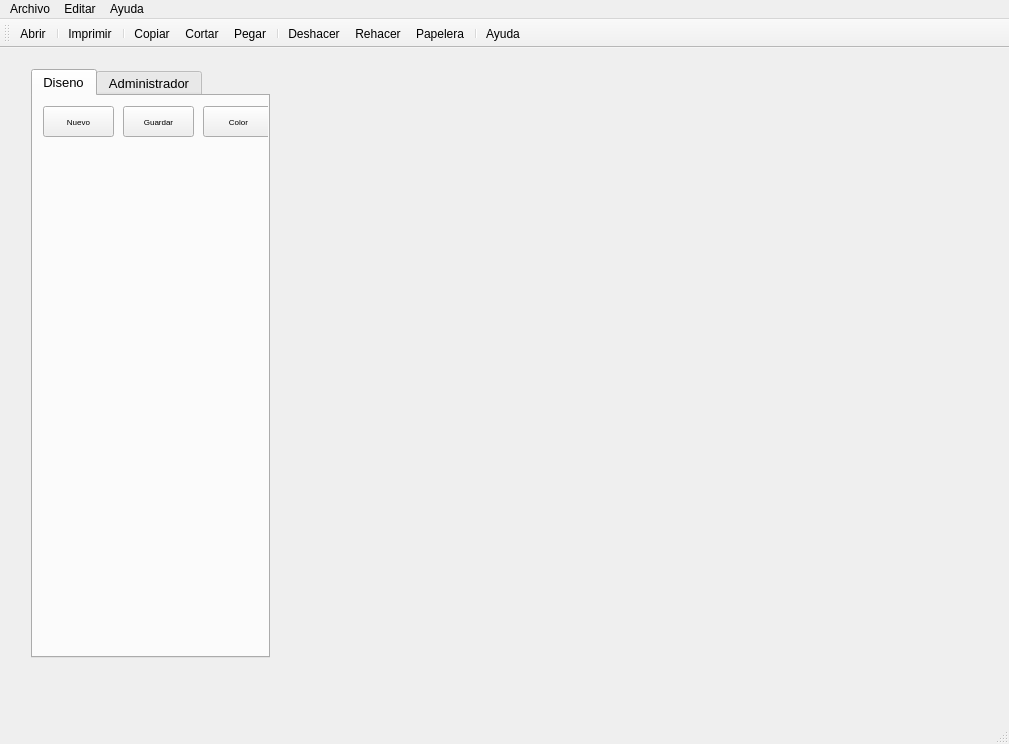
<?xml version="1.0" encoding="UTF-8"?>
<ui version="4.0">
 <class>Arepera</class>
 <widget class="QMainWindow" name="Arepera">
  <property name="geometry">
   <rect>
    <x>0</x>
    <y>0</y>
    <width>1009</width>
    <height>744</height>
   </rect>
  </property>
  <property name="windowTitle">
   <string>Arepera con chicharron</string>
  </property>
  <property name="styleSheet">
   <string notr="true"/>
  </property>
  <widget class="QWidget" name="centralWidget">
   <widget class="QWidget" name="gridLayoutWidget">
    <property name="geometry">
     <rect>
      <x>20</x>
      <y>10</y>
      <width>261</width>
      <height>611</height>
     </rect>
    </property>
    <layout class="QGridLayout" name="gridLayout">
     <item row="0" column="0">
      <widget class="QTabWidget" name="tabWidget">
       <property name="font">
        <font>
         <pointsize>10</pointsize>
        </font>
       </property>
       <property name="tabShape">
        <enum>QTabWidget::Rounded</enum>
       </property>
       <property name="currentIndex">
        <number>0</number>
       </property>
       <widget class="QWidget" name="tab">
        <property name="toolTip">
         <string>Sección de diseño del restaurant</string>
        </property>
        <attribute name="title">
         <string>Diseno</string>
        </attribute>
        <widget class="QWidget" name="gridLayoutWidget_3">
         <property name="geometry">
          <rect>
           <x>9</x>
           <y>49</y>
           <width>241</width>
           <height>521</height>
          </rect>
         </property>
         <layout class="QGridLayout" name="layoutObjetos"/>
        </widget>
        <widget class="QPushButton" name="pushButton">
         <property name="geometry">
          <rect>
           <x>10</x>
           <y>10</y>
           <width>71</width>
           <height>31</height>
          </rect>
         </property>
         <property name="font">
          <font>
           <pointsize>6</pointsize>
          </font>
         </property>
         <property name="toolTip">
          <string>Nuevo diseño de restaurant</string>
         </property>
         <property name="text">
          <string>Nuevo</string>
         </property>
         <property name="icon">
          <iconset resource="Images.qrc">
           <normaloff>:/new/prefix1/images/document-new.png</normaloff>:/new/prefix1/images/document-new.png</iconset>
         </property>
         <property name="iconSize">
          <size>
           <width>20</width>
           <height>20</height>
          </size>
         </property>
        </widget>
        <widget class="QPushButton" name="pushButton_2">
         <property name="geometry">
          <rect>
           <x>90</x>
           <y>10</y>
           <width>71</width>
           <height>31</height>
          </rect>
         </property>
         <property name="font">
          <font>
           <pointsize>6</pointsize>
          </font>
         </property>
         <property name="toolTip">
          <string>Guardar diseño del restaurant</string>
         </property>
         <property name="text">
          <string>Guardar</string>
         </property>
         <property name="icon">
          <iconset resource="Images.qrc">
           <normaloff>:/new/prefix1/images/document-save.png</normaloff>:/new/prefix1/images/document-save.png</iconset>
         </property>
         <property name="iconSize">
          <size>
           <width>20</width>
           <height>20</height>
          </size>
         </property>
        </widget>
        <widget class="QPushButton" name="pushButton_3">
         <property name="geometry">
          <rect>
           <x>170</x>
           <y>10</y>
           <width>71</width>
           <height>31</height>
          </rect>
         </property>
         <property name="font">
          <font>
           <pointsize>6</pointsize>
          </font>
         </property>
         <property name="toolTip">
          <string>Seleccionar color del piso del restaurant</string>
         </property>
         <property name="text">
          <string>Color</string>
         </property>
         <property name="icon">
          <iconset resource="Images.qrc">
           <normaloff>:/new/prefix1/images/format-fill-color.png</normaloff>:/new/prefix1/images/format-fill-color.png</iconset>
         </property>
         <property name="iconSize">
          <size>
           <width>20</width>
           <height>20</height>
          </size>
         </property>
        </widget>
       </widget>
       <widget class="QWidget" name="tab_2">
        <property name="toolTip">
         <string>Sección de administracion de pedidos y mesas</string>
        </property>
        <attribute name="title">
         <string>Administrador</string>
        </attribute>
        <widget class="QWidget" name="gridLayoutWidget_2">
         <property name="geometry">
          <rect>
           <x>9</x>
           <y>9</y>
           <width>241</width>
           <height>561</height>
          </rect>
         </property>
         <layout class="QGridLayout" name="layoutProductos"/>
        </widget>
       </widget>
      </widget>
     </item>
    </layout>
   </widget>
   <widget class="QWidget" name="tablero" native="true">
    <property name="geometry">
     <rect>
      <x>290</x>
      <y>10</y>
      <width>711</width>
      <height>621</height>
     </rect>
    </property>
   </widget>
  </widget>
  <widget class="QMenuBar" name="menuBar">
   <property name="geometry">
    <rect>
     <x>0</x>
     <y>0</y>
     <width>1009</width>
     <height>25</height>
    </rect>
   </property>
   <widget class="QMenu" name="menuArchivo">
    <property name="title">
     <string>Archivo</string>
    </property>
    <addaction name="actionAbrir_2"/>
    <addaction name="actionImprimir_2"/>
    <addaction name="separator"/>
    <addaction name="actionSalir"/>
   </widget>
   <widget class="QMenu" name="menuEditar">
    <property name="title">
     <string>Editar</string>
    </property>
    <addaction name="actionCopiar_2"/>
    <addaction name="actionCortar_2"/>
    <addaction name="actionPegar_2"/>
    <addaction name="separator"/>
    <addaction name="actionDeshacer_2"/>
    <addaction name="actionRehacer_2"/>
   </widget>
   <widget class="QMenu" name="menuAyuda">
    <property name="title">
     <string>Ayuda</string>
    </property>
    <addaction name="actionTemas_de_Ayuda"/>
    <addaction name="separator"/>
    <addaction name="actionAcerca_de"/>
   </widget>
   <addaction name="menuArchivo"/>
   <addaction name="menuEditar"/>
   <addaction name="menuAyuda"/>
  </widget>
  <widget class="QToolBar" name="mainToolBar">
   <property name="iconSize">
    <size>
     <width>36</width>
     <height>36</height>
    </size>
   </property>
   <property name="toolButtonStyle">
    <enum>Qt::ToolButtonTextUnderIcon</enum>
   </property>
   <attribute name="toolBarArea">
    <enum>TopToolBarArea</enum>
   </attribute>
   <attribute name="toolBarBreak">
    <bool>false</bool>
   </attribute>
   <addaction name="actionAbrir"/>
   <addaction name="separator"/>
   <addaction name="actionImprimir"/>
   <addaction name="separator"/>
   <addaction name="actionCopiar"/>
   <addaction name="actionCortar"/>
   <addaction name="actionPegar"/>
   <addaction name="separator"/>
   <addaction name="actionDeshacer"/>
   <addaction name="actionRehacer"/>
   <addaction name="actionPapelera"/>
   <addaction name="separator"/>
   <addaction name="actionAyuda"/>
  </widget>
  <widget class="QStatusBar" name="mierda"/>
  <action name="actionNuevo">
   <property name="icon">
    <iconset resource="Images.qrc">
     <normaloff>:/new/prefix1/images/document-new.png</normaloff>:/new/prefix1/images/document-new.png</iconset>
   </property>
   <property name="text">
    <string>Nuevo</string>
   </property>
  </action>
  <action name="actionAbrir">
   <property name="icon">
    <iconset resource="Images.qrc">
     <normaloff>:/new/prefix1/images/document-open.png</normaloff>:/new/prefix1/images/document-open.png</iconset>
   </property>
   <property name="text">
    <string>Abrir</string>
   </property>
   <property name="toolTip">
    <string>Abrir distribución de restaurant</string>
   </property>
  </action>
  <action name="actionImprimir">
   <property name="icon">
    <iconset resource="Images.qrc">
     <normaloff>:/new/prefix1/images/document-print.png</normaloff>:/new/prefix1/images/document-print.png</iconset>
   </property>
   <property name="text">
    <string>Imprimir</string>
   </property>
   <property name="toolTip">
    <string>Imprimir factura</string>
   </property>
  </action>
  <action name="actionGuardar">
   <property name="icon">
    <iconset resource="Images.qrc">
     <normaloff>:/new/prefix1/images/document-save.png</normaloff>:/new/prefix1/images/document-save.png</iconset>
   </property>
   <property name="text">
    <string>Guardar</string>
   </property>
  </action>
  <action name="actionCopiar">
   <property name="icon">
    <iconset resource="Images.qrc">
     <normaloff>:/new/prefix1/images/edit-copy.png</normaloff>:/new/prefix1/images/edit-copy.png</iconset>
   </property>
   <property name="text">
    <string>Copiar</string>
   </property>
   <property name="toolTip">
    <string>Copiar objeto o producto</string>
   </property>
  </action>
  <action name="actionCortar">
   <property name="icon">
    <iconset resource="Images.qrc">
     <normaloff>:/new/prefix1/images/edit-cut.png</normaloff>:/new/prefix1/images/edit-cut.png</iconset>
   </property>
   <property name="text">
    <string>Cortar</string>
   </property>
   <property name="toolTip">
    <string>Cortar objeto o producto</string>
   </property>
  </action>
  <action name="actionPegar">
   <property name="icon">
    <iconset resource="Images.qrc">
     <normaloff>:/new/prefix1/images/edit-paste.png</normaloff>:/new/prefix1/images/edit-paste.png</iconset>
   </property>
   <property name="text">
    <string>Pegar</string>
   </property>
   <property name="toolTip">
    <string>Pegar objeto o producto</string>
   </property>
  </action>
  <action name="actionRehacer">
   <property name="icon">
    <iconset resource="Images.qrc">
     <normaloff>:/new/prefix1/images/edit-redo.png</normaloff>:/new/prefix1/images/edit-redo.png</iconset>
   </property>
   <property name="text">
    <string>Rehacer</string>
   </property>
   <property name="toolTip">
    <string>Rehacer ultima acción deshecha</string>
   </property>
  </action>
  <action name="actionDeshacer">
   <property name="icon">
    <iconset resource="Images.qrc">
     <normaloff>:/new/prefix1/images/edit-undo.png</normaloff>:/new/prefix1/images/edit-undo.png</iconset>
   </property>
   <property name="text">
    <string>Deshacer</string>
   </property>
   <property name="toolTip">
    <string>Deshacer ultima acción realizada</string>
   </property>
  </action>
  <action name="actionAyuda">
   <property name="icon">
    <iconset resource="Images.qrc">
     <normaloff>:/new/prefix1/images/help-about.png</normaloff>:/new/prefix1/images/help-about.png</iconset>
   </property>
   <property name="text">
    <string>Ayuda</string>
   </property>
   <property name="toolTip">
    <string>Ayuda sobre el sistema</string>
   </property>
  </action>
  <action name="actionAbrir_2">
   <property name="icon">
    <iconset resource="Images.qrc">
     <normaloff>:/new/prefix1/images/document-open.png</normaloff>:/new/prefix1/images/document-open.png</iconset>
   </property>
   <property name="text">
    <string>Abrir</string>
   </property>
  </action>
  <action name="actionImprimir_2">
   <property name="icon">
    <iconset resource="Images.qrc">
     <normaloff>:/new/prefix1/images/document-print.png</normaloff>:/new/prefix1/images/document-print.png</iconset>
   </property>
   <property name="text">
    <string>Imprimir</string>
   </property>
  </action>
  <action name="actionCopiar_2">
   <property name="icon">
    <iconset resource="Images.qrc">
     <normaloff>:/new/prefix1/images/edit-copy.png</normaloff>:/new/prefix1/images/edit-copy.png</iconset>
   </property>
   <property name="text">
    <string>Copiar</string>
   </property>
  </action>
  <action name="actionCortar_2">
   <property name="icon">
    <iconset resource="Images.qrc">
     <normaloff>:/new/prefix1/images/edit-cut.png</normaloff>:/new/prefix1/images/edit-cut.png</iconset>
   </property>
   <property name="text">
    <string>Cortar</string>
   </property>
  </action>
  <action name="actionPegar_2">
   <property name="icon">
    <iconset resource="Images.qrc">
     <normaloff>:/new/prefix1/images/edit-paste.png</normaloff>:/new/prefix1/images/edit-paste.png</iconset>
   </property>
   <property name="text">
    <string>Pegar</string>
   </property>
  </action>
  <action name="actionDeshacer_2">
   <property name="icon">
    <iconset resource="Images.qrc">
     <normaloff>:/new/prefix1/images/edit-undo.png</normaloff>:/new/prefix1/images/edit-undo.png</iconset>
   </property>
   <property name="text">
    <string>Deshacer</string>
   </property>
  </action>
  <action name="actionTemas_de_Ayuda">
   <property name="icon">
    <iconset resource="Images.qrc">
     <normaloff>:/new/prefix1/images/help-about.png</normaloff>:/new/prefix1/images/help-about.png</iconset>
   </property>
   <property name="text">
    <string>Temas de Ayuda</string>
   </property>
  </action>
  <action name="actionAcerca_de">
   <property name="text">
    <string>Acerca de...</string>
   </property>
  </action>
  <action name="actionRehacer_2">
   <property name="icon">
    <iconset resource="Images.qrc">
     <normaloff>:/new/prefix1/images/edit-redo.png</normaloff>:/new/prefix1/images/edit-redo.png</iconset>
   </property>
   <property name="text">
    <string>Rehacer</string>
   </property>
  </action>
  <action name="actionSalir">
   <property name="icon">
    <iconset resource="Images.qrc">
     <normaloff>:/new/prefix1/images/dialog-close.png</normaloff>:/new/prefix1/images/dialog-close.png</iconset>
   </property>
   <property name="text">
    <string>Salir</string>
   </property>
  </action>
  <action name="actionPapelera">
   <property name="icon">
    <iconset resource="Images.qrc">
     <normaloff>:/new/prefix1/images/application-x-trash.png</normaloff>:/new/prefix1/images/application-x-trash.png</iconset>
   </property>
   <property name="text">
    <string>Papelera</string>
   </property>
   <property name="toolTip">
    <string>Papelera de reciclaje de objetos o productos</string>
   </property>
  </action>
 </widget>
 <layoutdefault spacing="6" margin="11"/>
 <tabstops>
  <tabstop>tabWidget</tabstop>
  <tabstop>pushButton</tabstop>
  <tabstop>pushButton_2</tabstop>
  <tabstop>pushButton_3</tabstop>
 </tabstops>
 <resources>
  <include location="Images.qrc"/>
 </resources>
 <connections>
  <connection>
   <sender>tabWidget</sender>
   <signal>selected(QString)</signal>
   <receiver>Arepera</receiver>
   <slot>lockDrag(QString)</slot>
   <hints>
    <hint type="sourcelabel">
     <x>53</x>
     <y>114</y>
    </hint>
    <hint type="destinationlabel">
     <x>328</x>
     <y>96</y>
    </hint>
   </hints>
  </connection>
 </connections>
 <slots>
  <slot>lockDrag(QString)</slot>
 </slots>
</ui>
